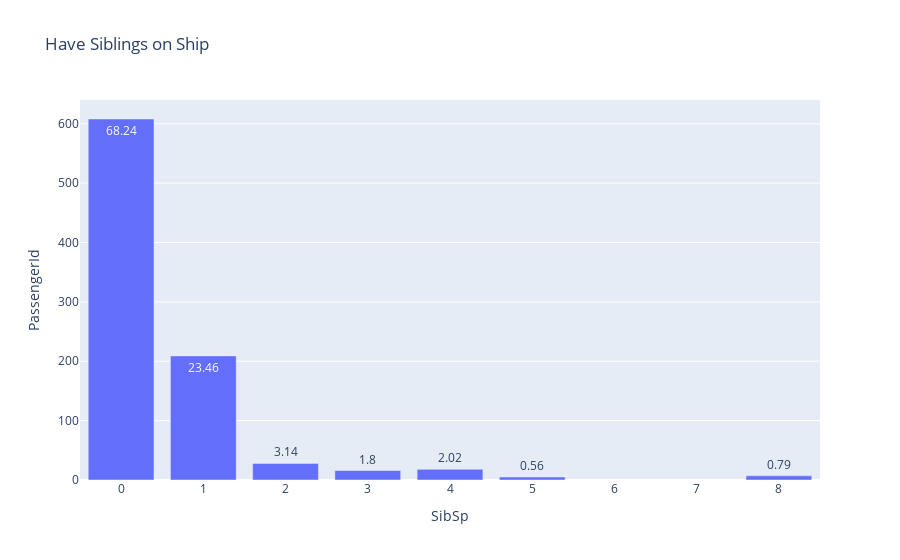

Here is the notebook cell this chart was saved with:
### Code cell
# Mungkin secara logika bisa aja kalo punya siblings dia bakal lebih mungkin selamat
# Persenan selamat & siblingsnya berbeda terbalik
# Dan datanya skewed, bisa aja gak ngaruh
px.bar(data_frame=sibs_bar, x='SibSp', y='PassengerId', text=sibs_bar['persen'], title='Have Siblings on Ship')

### Figure 1 — Plotly figure (JSON) as saved in the notebook; plotly's stock layout.template omitted (floating-point values rounded to 4 significant figures)
{"data": [{"alignmentgroup": "True", "hovertemplate": "SibSp=%{x}<br>PassengerId=%{y}<br>persen=%{text}<extra></extra>", "legendgroup": "", "marker": {"color": "#636efa", "pattern": {"shape": ""}}, "name": "", "offsetgroup": "", "orientation": "v", "showlegend": false, "text": [68.24, 23.46, 3.14, 1.8, 2.02, 0.56, 0.79], "textposition": "auto", "type": "bar", "x": [0, 1, 2, 3, 4, 5, 8], "xaxis": "x", "y": [608, 209, 28, 16, 18, 5, 7], "yaxis": "y"}], "layout": {"barmode": "relative", "legend": {"tracegroupgap": 0}, "title": {"text": "Have Siblings on Ship"}, "xaxis": {"anchor": "y", "domain": [0, 1], "title": {"text": "SibSp"}}, "yaxis": {"anchor": "x", "domain": [0, 1], "title": {"text": "PassengerId"}}}}
